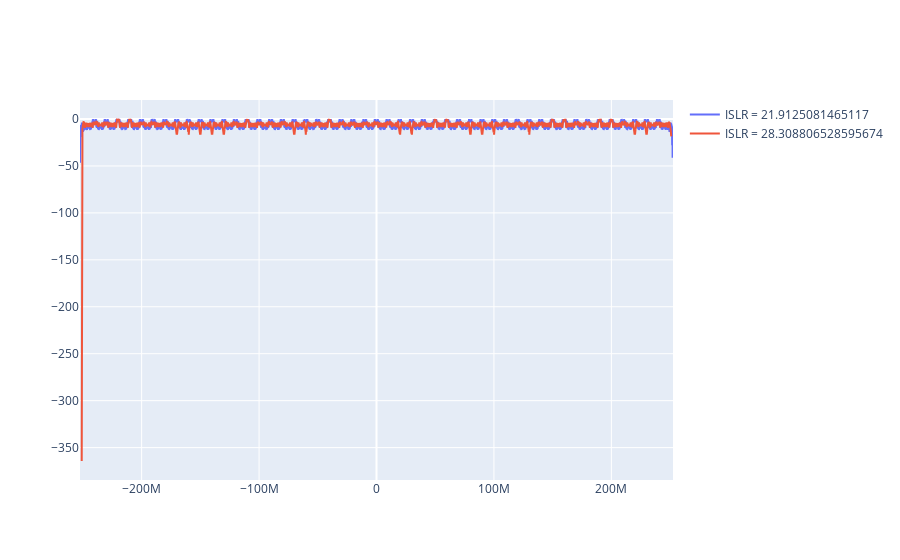

Notebook cell for this chart:
### Code cell
# plot in freq.
fig2 = go.Figure()  # create a figure
fig2.add_trace(
    go.Scatter(x= freqs1, y=D_f_in_db1, mode="lines", name=f"ISLR = {performance1}")
)  # the name attribute is the legend


fig2.add_trace(
    go.Scatter(x= freqs2, y=D_f_in_db2, mode="lines", name=f"ISLR = {performance2}")
)

### Figure 1 — Plotly figure (JSON) as saved in the notebook; plotly's stock layout.template omitted (floating-point values rounded to 4 significant figures; data arrays with more than 128 entries replaced by an {"elided": "..."} marker saying what was removed)
{"data": [{"mode": "lines", "name": "ISLR = 21.9125081465117", "type": "scatter", "x": {"elided": "17675 float values"}, "y": {"elided": "17675 float values"}}, {"mode": "lines", "name": "ISLR = 28.308806528595674", "type": "scatter", "x": {"elided": "22592 float values"}, "y": {"elided": "22592 float values"}}], "layout": {}}
